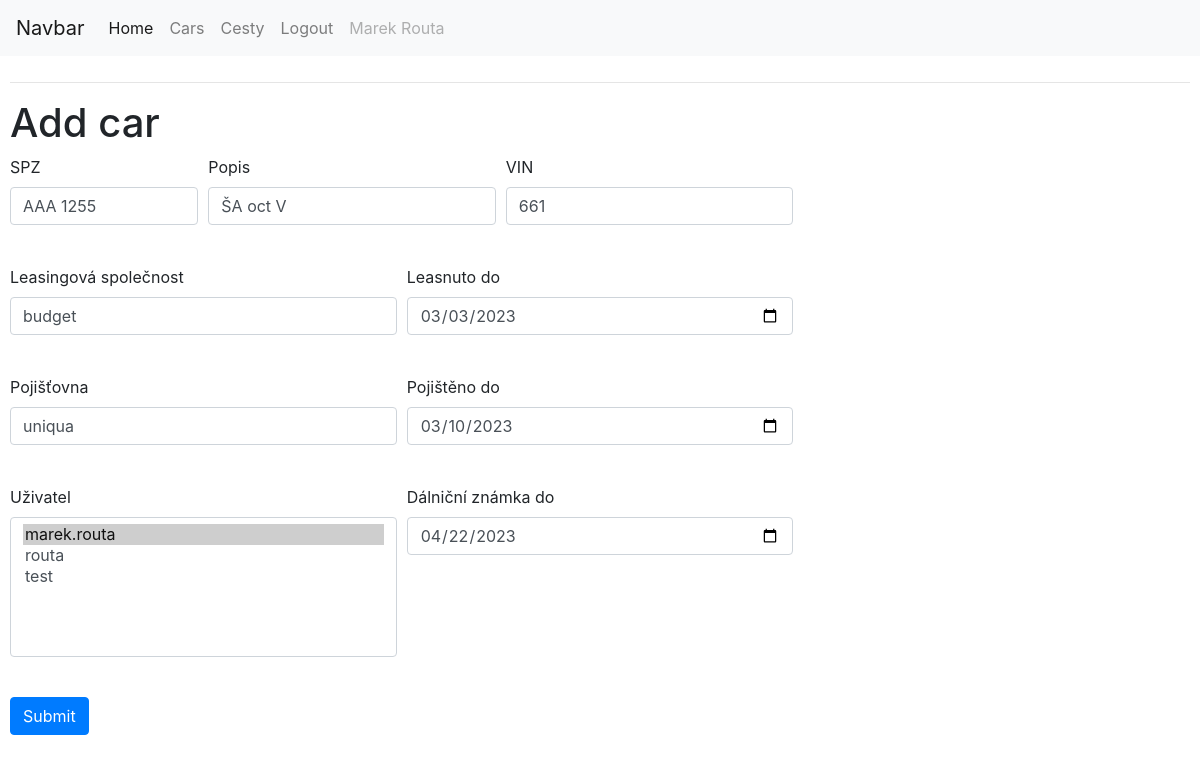
The app's page /edit_car/1 (signed in), older data.
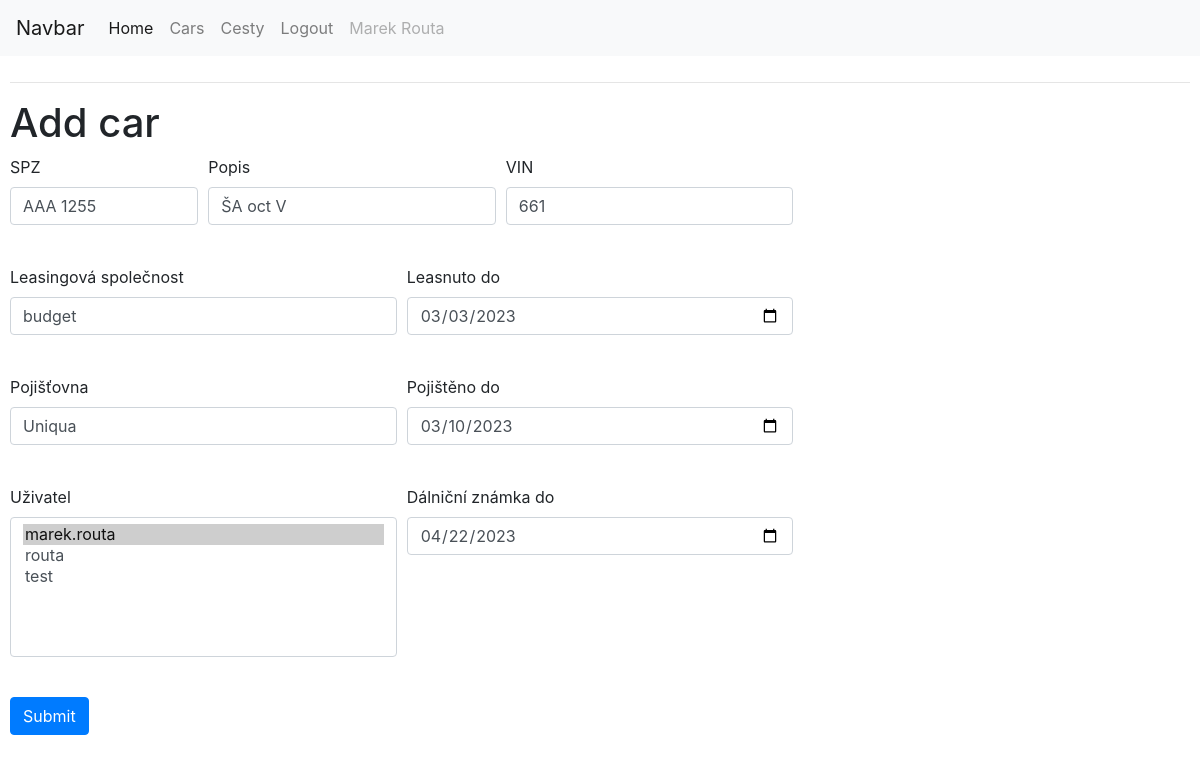
The same page, newer data.
### app/models.py (models this page shows, shortened)
class CustomSerializerMixin(SerializerMixin):
    serialize_types = (
        (datetime, lambda x: str(x)),
    )

class Car(db.Model,CustomSerializerMixin):
    id = db.Column(db.Integer, primary_key=True)
    SPZ = db.Column(db.String(10), index=True, unique=True)
    description = db.Column(db.String(120), index=True, unique=False)
    VIN = db.Column(db.String(50), index=True, unique=True)
    leasing_company = db.Column(db.String(120), index=True, unique=False, nullable=True)
    leased_until = db.Column(db.DateTime,index=True, nullable=True)
    insurance_company = db.Column(db.String(120), index=True, unique=False, nullable=True)
    insured_until = db.Column(db.DateTime,index=True, nullable=True)
    highway = db.Column(db.DateTime, nullable=True)
    user_id = db.Column(db.Integer, db.ForeignKey('user.id'), nullable=True)
    cars = db.relationship("Route", backref="car_spz", lazy=True)

### app/routes.py (the view)
@app.route("/edit_car/<int:car_id>", methods=['GET', 'POST'])
@login_required
def edit_car(car_id):
    item = db.session.query(Car).get(car_id)
    form = AddCarForm(obj=item)
    if form.validate_on_submit():
        form.populate_obj(item)
        db.session.add(item)
        db.session.commit()
        return redirect(url_for('cars'))
    return render_template('add_car.html', form=form)

### app/forms.py
class AddCarForm(FlaskForm):
    SPZ = StringField('SPZ', validators=[DataRequired()])
    description = StringField('Popis', validators=[DataRequired()])
    VIN = StringField("VIN", validators=[DataRequired()])
    leasing_company = StringField("Leasingová společnost", validators=[Optional()])
    leased_until = DateField("Leasnuto do", validators=[Optional()])
    insurance_company = StringField("Pojišťovna", validators=[Optional()])
    insured_until = DateField("Pojištěno do", validators=[Optional()])
    highway = DateField("Dálniční známka do", validators=[Optional()])
    user_id = SelectField("Uživatel", choices=get_users, validators=[Optional()])
    submit = SubmitField('Submit')

### app/forms.py (called while the page is built)
def get_users():
    choices = list()
    users = User.query.order_by(User.username)
    for user in users:  # <- assumes store_id and store_names are unique
        choices.append((user.id,user))
    return choices

### app/models.py (called while the page is built)
@login.user_loader
def load_user(id):
    return User.query.get(int(id))

    def __repr__(self):
        return '{}'.format(self.username)

### app/templates/add_car.html (shortened to what this page needs)
{% extends "base.html" %}
{% block content %}
<h1>Add car</h1>
<div class="divForm">
<form action="" method="post" novalidate>
    <div class="form-row">
        <div class="form-group col-md-2">
          {{ form.SPZ.label }}
          {{ form.SPZ(size=32,class_="form-control") }} <br>
        </div>
        <div class="form-group col-md-3">
            {{ form.description.label }}<br>
            {{ form.description(size=32,class_="form-control") }}<br>
        </div>
        <div class="form-group col-md-3">
            {{ form.VIN.label }}<br>
            {{ form.VIN(size=32,class_="form-control") }}<br>
        </div>
      </div>
      <div class="form-row">
        <div class="form-group col-md-4">
            {{ form.leasing_company.label }}<br>
            {{ form.leasing_company(size=32,class_="form-control") }}<br>
        </div>
        <div class="form-group col-md-4">
            {{ form.leased_until.label }}<br>
            {{ form.leased_until(size=32,class_="form-control") }}<br>
        </div>
      </div>
      <div class="form-row">
        <div class="form-group col-md-4">
            {{ form.insurance_company.label }}<br>
            {{ form.insurance_company(size=32,class_="form-control") }}<br>
        </div>
        <div class="form-group col-md-4">
            {{ form.insured_until.label }}<br>
            {{ form.insured_until(size=32,class_="form-control") }}<br>
        </div>
      </div>
      <div class="form-row">
        <div class="form-group col-md-4">
            {{ form.user_id.label }}<br>
            {{ form.user_id(size=6,class_="form-control") }}<br>
        </div>
        <div class="form-group col-md-4">
            {{ form.highway.label }}<br>
            {{ form.highway(size=32,class_="form-control") }}<br>
        </div>
      </div>
      <div class="form-row">
      <div class="form-group col-md-12">
        {{ form.submit(class="btn btn-primary") }}
      </div>
</form>
</div>
{% endblock %}

Row changes from the older to the newer data that the page shows:
changed Car "AAA 1255": insurance_company "uniqua" → "Uniqua"
